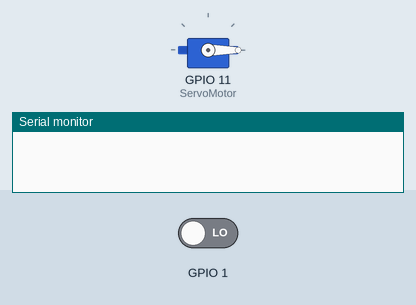
Bench run of a sketch on a simulated ESP32-S3. Parts: servo, the last lines printed to the serial monitor. The inputs (shaded band) are chosen by the test bench; at power-on: GPIO 1 LOW.

Above: at 1.2 s.
1.3 s: GPIO 1 driven HIGH
At 1.9 s:
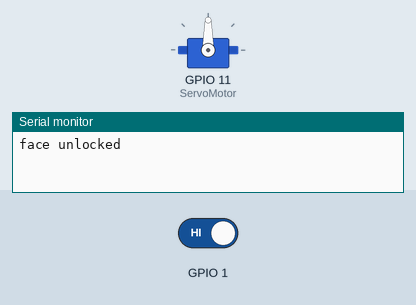
Timing chart, 0 to 4.3 s (numbered marks = the images above; inputs shaded):
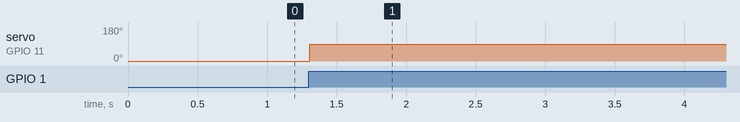

Measured:
- after the input at 1.3 s, servo on GPIO 11 (ServoMotor): 0° → 90° at once

The sketch:

arduino_code.ino
```cpp
#include <Servo.h>
#include <Keypad.h>
int flag=0;
Servo ServoMotor;
char* password = "427";  // change the password here, just pick any 3 numbers
int position = 0;
const byte ROWS = 4;
const byte COLS = 4;
char keys[ROWS][COLS] = {
{'1','2','3','A'},
{'4','5','6','B'},
{'7','8','9','C'},
{'*','0','#','D'}
};

byte rowPins[ROWS] = {9, 8, 7, 6};
byte colPins[COLS] = {5, 4, 3, 2};
Keypad keypad = Keypad( makeKeymap(keys), rowPins, colPins, ROWS, COLS );

//face recognition

int a = 0;
int facepin = 10;

int b =0;
int c= 0;

void setup()
{

ServoMotor.attach(11);
LockedPosition(true);
pinMode(facepin, INPUT);
Serial.begin(9600);

}

void loop()
{

  //face
char key = keypad.getKey();
if (key == '*' || key == '#')
{
  Serial.println("# keypad locked");
position = 0;
LockedPosition(true);
}
if (key == password[position])
{
position ++;
}
if (position == 3)
{
  Serial.println("keypad unlocked");
LockedPosition(false);

}
delay(100);

a = digitalRead(A0);
b = digitalRead(A5);


if (a==1){
  ServoMotor.write(90);
  Serial.println("face unlocked");

  delay(8000);

  ServoMotor.write(0);

}
//esp8266
if(b==1){

  ServoMotor.write(0);
  Serial.println("locked by app");


}


}


void LockedPosition(int locked)
{
if (locked)
{
ServoMotor.write(0);
}
else
{
ServoMotor.write(90);
}
}
```
